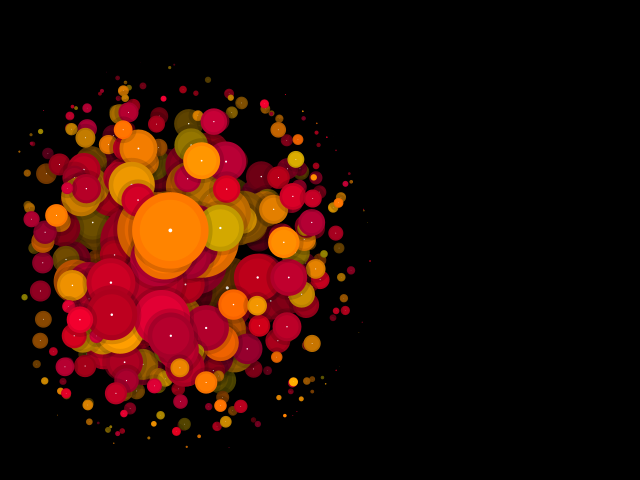
Frame 1 (no input)
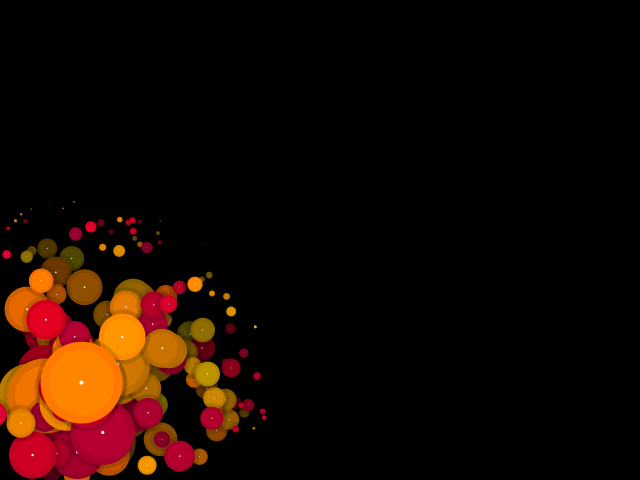
Frame 60 (the mouse pressed at the canvas centre just before this capture)
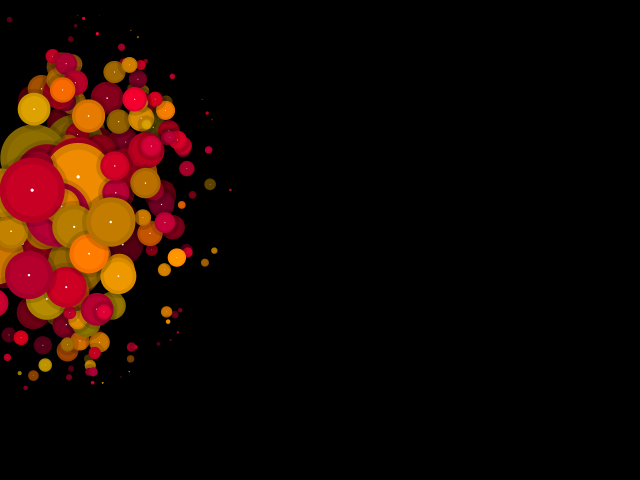
Frame 120 (the mouse held since frame 60 and released just before this capture)

The Processing sketch that drew these frames (run headless with seeded random() and noise(); from frame 60 on, the mouse is pressed at the canvas centre):

// Processing sketch: example08
// ── example08.pde
/////////////////////////////////////////////// всё о шариках
float offsx = 0, offsy = 0, offsc = 0.1, speed = 1.15, radius = 40, reaction = 0.2, falloff = 0.975, border = 1.0;
int count = 850;
boolean deep = true, shdw = true;

class c_circ
{
  float rad, bord, x, y, dx, dy, xx, yy, ddx, ddy;
  color c;
  c_circ()
  {
    rad  = random(radius * 0.35, radius * 1.15); bord = rad * border;
    xx = x = random(bord, width - bord);
    yy = y = random(bord, height - bord);
    float d = random(3, 5) * speed;
    ddx = 0; dx  = d * zrandom();
    ddy = 0; dy  = d * zrandom();
    if (irandom(1) == 1) c = color(irandom(155, 255), irandom(100, 150), 0); else c = color(irandom(155, 205), 0, irandom(25, 50));
  }
  void regenerate()
  { 
    x += dx; y += dy;
    if ((x > (width - bord)) || (x < bord)) dx = - dx; else if (irandom(37) == 11) dx = - dx;
    if ((y > (height - bord)) || (y < bord)) dy = - dy; else if (irandom(37) == 11) dy = - dy;  
    float d = dist(x, y, xx, yy);
    ddx += (x - xx) / d * reaction;
    ddy += (y - yy) / d * reaction;
    ddx *= falloff;
    ddy *= falloff;
    xx += ddx;
    yy += ddy;
  }
  void draw(int i)
  {
    color cc;
    if (deep) { float t = 0.7 * i / count + 0.4; cc = color(red(c) * t, green(c) * t, blue(c) * t); } else cc = c;  
    if (shdw) circle(xx, yy, rad + 4, color(0, 0, 0, 35));
    circle(xx, yy, rad, cc);
    float oc = 1 + offsc;
    circle(xx + offsx * rad * 0.1, yy + offsy * rad * 0.1, 0.8 * rad, color(red(cc) * oc, green(cc) * oc, blue(cc) * oc));
    circle(xx + offsx * rad * 0.25, yy + offsy * rad * 0.25, 0.05 * rad, color(255, 255, 255));
  }
  void draw(int i, float px, float py, float r)
  {
    float d = dist(xx, yy, px, py);
    if (d > r) return;
    float rr = rad;
    rad *= 1 - d / r;
    draw(i); 
    rad = rr; 
  }
}

c_circ[] circ;
c_circ pcirc;

/////////////////////////////////////////////// обязательные функции
void setup()
{ 
  size(640, 480); smooth(); noStroke(); frameRate(25);
  circ = new c_circ[count];
  for (int i = 0; i < count; i++) circ[i] = new c_circ();  
  pcirc = new c_circ();
}

void draw()
{   
  background(0, 0, 0);
  pcirc.regenerate(); 
  for (int i = 0; i < count; i++)
  { circ[i].regenerate();
    circ[i].draw(i, pcirc.xx, pcirc.yy, 200);
  }  
}

/////////////////////////////////////////////// вспомогательные функции
int irandom(int m) { return (int)random(m + 1.0); }
int irandom(int mn, int mx) { return (int)random(mn, mx + 1.0); }
int zrandom() { return 1 - 2 * irandom(1); }

void circle(float x, float y, float r, color c) { fill(c); ellipse(x, y, r * 2, r * 2); }
